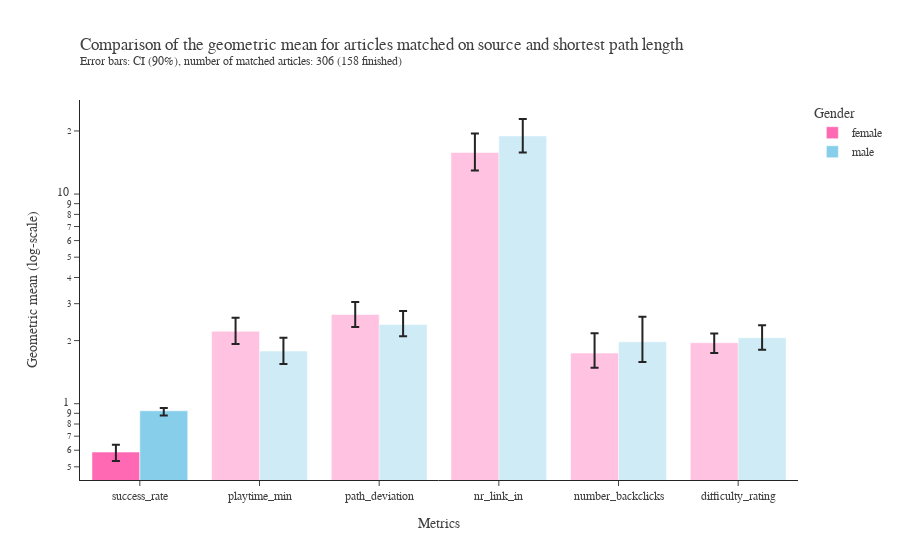

The code cell stored with this chart in its notebook:
### Markdown cell above
Matching on source and shortest path length and repeating the analysis, shows that now only the success rate has a significant difference in mean. However the tendencies stay the same, meaning that the playtime and path deviation of women is still higher. Given more data or a more stratified matching might lead to signifant results at this stage of the analysis.

### Code cell
summary_figure(shpath_match_summary,f"{len(shpath_match)} ({len(fin_shpath_match)} finished)", 
            "source and shortest path length", "shpath_match", opacity = [1,0.4,0.4,0.4,0.4, 0.4])

### Figure 1 — Plotly figure (JSON) as saved in the notebook; plotly's stock layout.template omitted (floating-point values rounded to 4 significant figures)
{"data": [{"error_y": {"array": [0.05, 0.358, 0.393, 3.675, 0.425, 0.21], "arrayminus": [0.055, 0.287, 0.343, 2.83, 0.257, 0.211], "type": "data"}, "hovertemplate": "Geometric mean: %{y}", "marker": {"color": ["hotpink", "hotpink", "hotpink", "hotpink", "hotpink", "hotpink"], "opacity": [1, 0.4, 0.4, 0.4, 0.4, 0.4]}, "name": "female", "type": "bar", "x": ["success_rate", "playtime_min", "path_deviation", "nr_link_in", "number_backclicks", "difficulty_rating"], "y": [0.588, 2.215, 2.665, 15.78, 1.743, 1.954]}, {"error_y": {"array": [0.03, 0.284, 0.382, 3.864, 0.624, 0.303], "arrayminus": [0.046, 0.237, 0.29, 3.174, 0.392, 0.258], "type": "data"}, "hovertemplate": "Geometric mean: %{y}", "marker": {"color": ["skyblue", "skyblue", "skyblue", "skyblue", "skyblue", "skyblue"], "opacity": [1, 0.4, 0.4, 0.4, 0.4, 0.4]}, "name": "male", "type": "bar", "x": ["success_rate", "playtime_min", "path_deviation", "nr_link_in", "number_backclicks", "difficulty_rating"], "y": [0.925, 1.782, 2.387, 18.94, 1.973, 2.065]}], "layout": {"barmode": "group", "font": {"color": "#404040", "family": "Times New Roman, serif"}, "legend": {"title": {"text": "Gender"}}, "title": {"text": "Comparison of the geometric mean for articles matched on source and shortest path length<br><sup>Error bars: CI (90%), number of matched articles: 306 (158 finished)</sup>", "x": 0, "xref": "paper"}, "xaxis": {"title": {"text": "Metrics"}}, "yaxis": {"title": {"text": "Geometric mean (log-scale)"}, "type": "log"}}}
